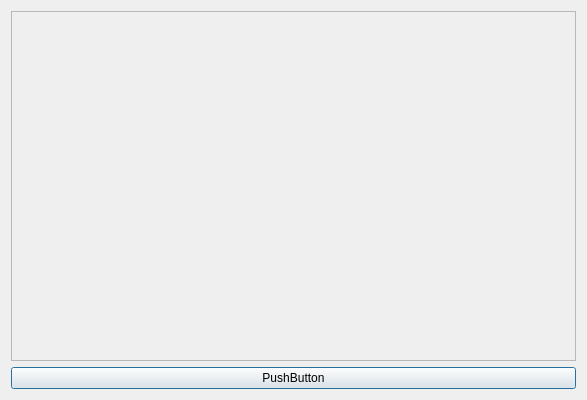
<?xml version="1.0" encoding="UTF-8"?>
<ui version="4.0">
 <class>Descendants</class>
 <widget class="QDialog" name="Descendants">
  <property name="geometry">
   <rect>
    <x>0</x>
    <y>0</y>
    <width>587</width>
    <height>400</height>
   </rect>
  </property>
  <property name="windowTitle">
   <string>Dialog</string>
  </property>
  <layout class="QGridLayout" name="gridLayout">
   <item row="1" column="0">
    <widget class="QPushButton" name="pushButton">
     <property name="text">
      <string>PushButton</string>
     </property>
    </widget>
   </item>
   <item row="0" column="0">
    <widget class="QFrame" name="uiFrame">
     <property name="frameShape">
      <enum>QFrame::StyledPanel</enum>
     </property>
     <property name="frameShadow">
      <enum>QFrame::Raised</enum>
     </property>
     <layout class="QGridLayout" name="gridLayout_3">
      <item row="0" column="0">
       <layout class="QGridLayout" name="uiGrid"/>
      </item>
     </layout>
    </widget>
   </item>
  </layout>
 </widget>
 <resources/>
 <connections/>
</ui>
